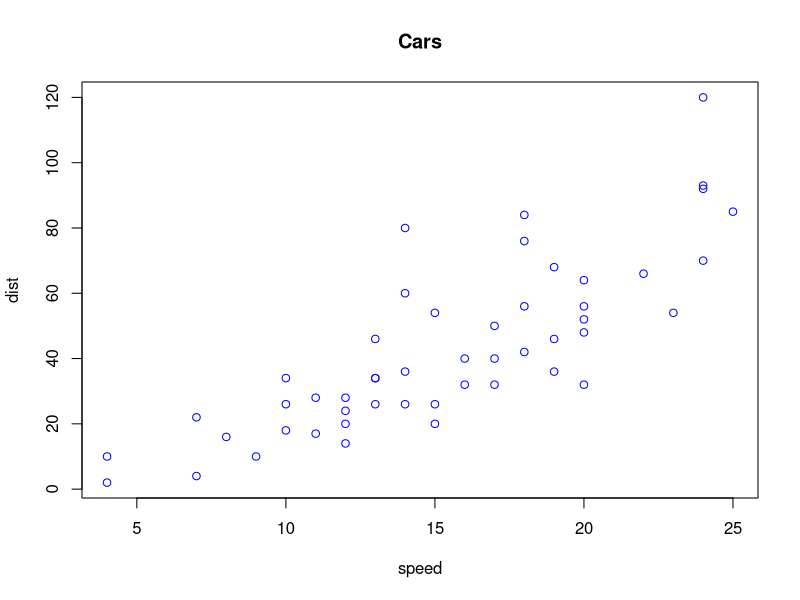

Generate this figure with R:
## ---- chunk 1
#| label: plot-cars
plot(cars,
    col = "blue",
    main = "Cars"
     )
## ---- chunk 2
#| echo: false
#| label: do-math
2 * 2
